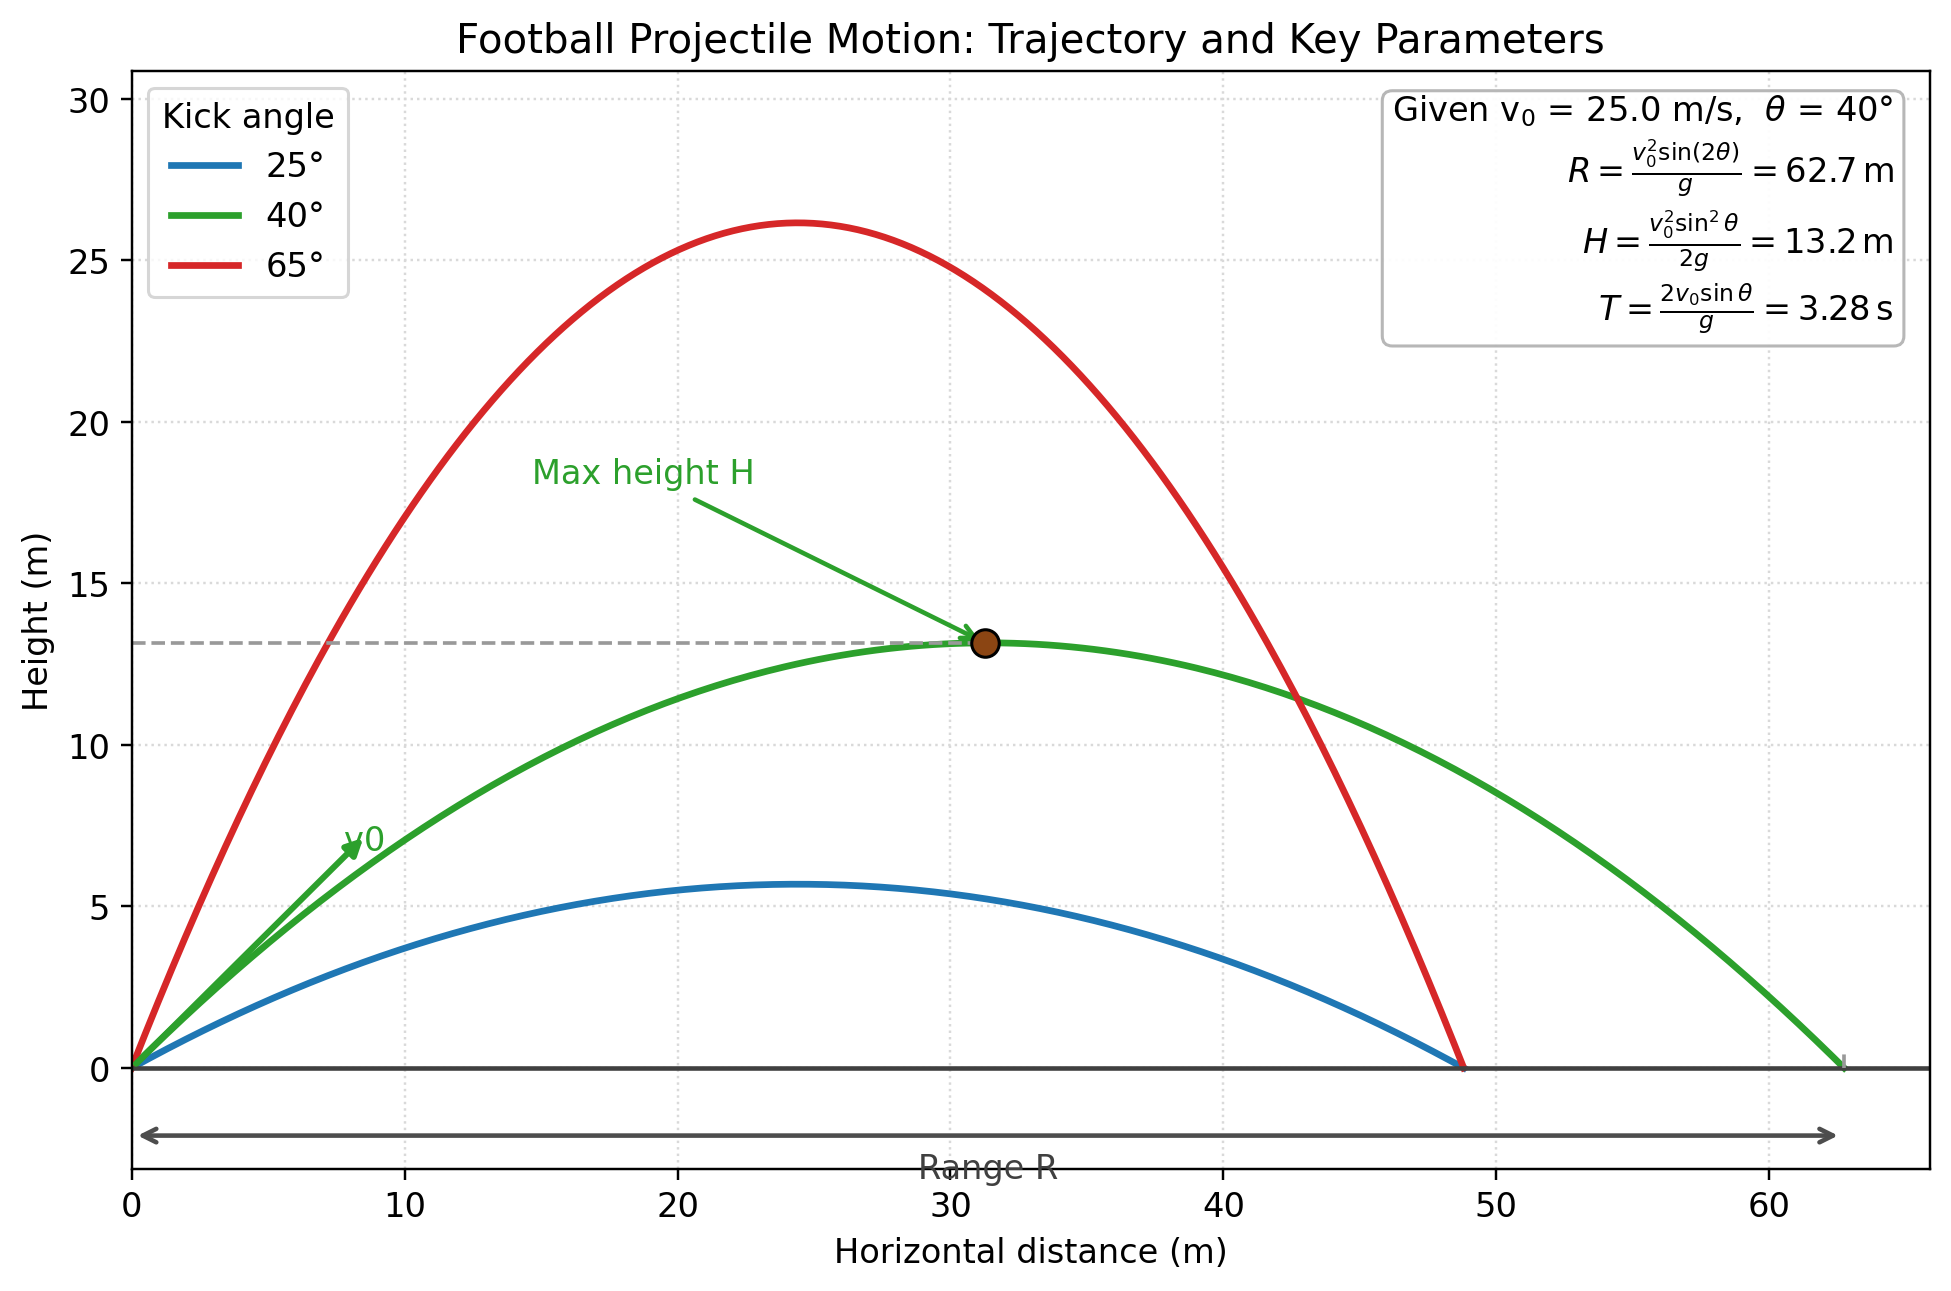

This chart was generated by the following Python code:
import numpy as np
import matplotlib.pyplot as plt

# Parameters
g = 9.81  # gravity (m/s^2)
v0 = 25.0  # initial speed (m/s)
angles_deg = [25, 40, 65]  # kick angles in degrees
colors = ['#1f77b4', '#2ca02c', '#d62728']

# Compute trajectories
trajectories = []
for ang, c in zip(angles_deg, colors):
    theta = np.radians(ang)
    T = 2 * v0 * np.sin(theta) / g
    t = np.linspace(0, T, 300)
    x = v0 * np.cos(theta) * t
    y = v0 * np.sin(theta) * t - 0.5 * g * t**2
    trajectories.append({
        'angle_deg': ang,
        'theta': theta,
        'T': T,
        'x': x,
        'y': y,
        'color': c
    })

# Determine plotting limits
max_range = max(tr['x'][-1] for tr in trajectories)
max_height = max(np.max(tr['y']) for tr in trajectories)

plt.rcParams.update({'font.size': 11})
fig, ax = plt.subplots(figsize=(9, 6))

# Plot trajectories
for tr in trajectories:
    ax.plot(tr['x'], tr['y'], lw=2.2, color=tr['color'], label=f"{tr['angle_deg']}°")

# Choose reference angle (40°) to annotate key parameters
ref_angle = 40
ref = next(tr for tr in trajectories if tr['angle_deg'] == ref_angle)
ref_theta = ref['theta']
ref_color = ref['color']
ref_x, ref_y = ref['x'], ref['y']
R = v0**2 * np.sin(2 * ref_theta) / g
H = (v0 * np.sin(ref_theta))**2 / (2 * g)
T = 2 * v0 * np.sin(ref_theta) / g

# Apex point for reference trajectory
apex_idx = np.argmax(ref_y)
x_apex, y_apex = ref_x[apex_idx], ref_y[apex_idx]

# Draw ground line
ax.axhline(0, color='0.25', lw=1.5)

# Mark apex with a football-like marker
ax.plot(x_apex, y_apex, 'o', ms=9, mfc='#8B4513', mec='k', mew=1.0, zorder=5)

# Dashed guides: max height and range
ax.hlines(H, 0, x_apex, colors='0.6', linestyles='dashed', lw=1.2)
ax.vlines(R, 0, 0.02 * max_height + 0.001, colors='0.6', linestyles='dashed', lw=1.2)

# Annotate max height
ax.annotate('Max height H', xy=(x_apex, y_apex), xytext=(x_apex * 0.6, y_apex + 0.18 * max_height),
            textcoords='data', ha='center', va='bottom', color=ref_color,
            arrowprops=dict(arrowstyle='->', color=ref_color, lw=1.5))

# Range double-headed arrow near ground
y_offset = -0.08 * max_height
ax.annotate('', xy=(R, y_offset), xytext=(0, y_offset),
            arrowprops=dict(arrowstyle='<->', color='0.3', lw=1.5))
ax.text(R / 2, y_offset - 0.02 * max_height, 'Range R', ha='center', va='top', color='0.25')

# Initial velocity arrow and angle indication
arrow_len = 0.18 * max_range
ax.annotate('', xy=(arrow_len * np.cos(ref_theta), arrow_len * np.sin(ref_theta)), xytext=(0, 0),
            arrowprops=dict(arrowstyle='-|>', color=ref_color, lw=2))
ax.text(arrow_len * np.cos(ref_theta) * 0.9, arrow_len * np.sin(ref_theta) * 0.9, 'v0',
        color=ref_color, ha='left', va='bottom')

# Key formulas and computed values box
box_text = (rf"Given v$_0$ = {v0:.1f} m/s,  $\theta$ = {ref_angle}°"\
            + "\n" +
            rf"$R = \frac{{v_0^2\sin(2\theta)}}{{g}} = {R:.1f}\,\mathrm{{m}}$" + "\n" +
            rf"$H = \frac{{v_0^2\sin^2\theta}}{{2g}} = {H:.1f}\,\mathrm{{m}}$" + "\n" +
            rf"$T = \frac{{2v_0\sin\theta}}{{g}} = {T:.2f}\,\mathrm{{s}}$")
ax.text(0.98, 0.98, box_text, transform=ax.transAxes, ha='right', va='top',
        bbox=dict(boxstyle='round', facecolor='white', edgecolor='0.7', alpha=0.95))

# Labels, legend, grid
ax.set_title('Football Projectile Motion: Trajectory and Key Parameters')
ax.set_xlabel('Horizontal distance (m)')
ax.set_ylabel('Height (m)')
ax.legend(title='Kick angle', loc='upper left')
ax.grid(True, linestyle=':', color='0.85')

# Limits and layout
ax.set_xlim(0, 1.05 * max_range)
ax.set_ylim(min(-0.12 * max_height, -0.5), 1.18 * max_height)

plt.tight_layout()
plt.savefig('football_projectile_trajectory.png', dpi=220, bbox_inches='tight')
plt.close()
